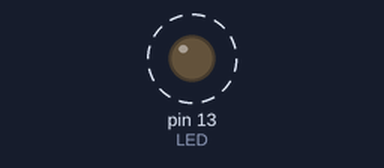
This sketch was run on a simulated Arduino Uno, built with avr-gcc and run on an emulated ATmega328P. Parts: output pins drawn as LEDs (lit = HIGH). Dashed ring = blinking.

Above: at 0.5 s.
Timing chart, 0 to 4.6 s (numbered marks = the images above):
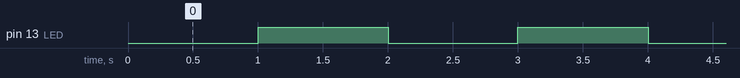

Measured:
- by itself, pin 13 (LED): alternates HIGH for 1.0 s and LOW for 1.0 s

The sketch:

Day_1.ino
```cpp
#define LED 13

unsigned long int prevMillis = 0;
bool ledstate = LOW;
int interval = 1000;

void setup() {
  pinMode(LED, OUTPUT);
}

void loop() {
  unsigned long int currentMillis = millis();
  if((currentMillis - prevMillis) >= interval){
    prevMillis = currentMillis;
    ledstate = !ledstate;
    digitalWrite(LED, ledstate);
  }
}
```
